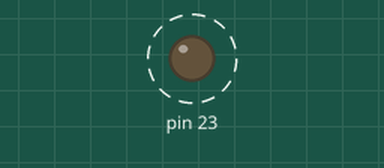
Simulated run of this sketch. Board: Arduino Uno, built with avr-gcc and run on an emulated ATmega328P. Parts: output pins drawn as LEDs (lit = HIGH). Dashed ring = blinking.

Above: at 0.05 s.
Timing chart, 0 to 3.0 s (numbered marks = the images above):
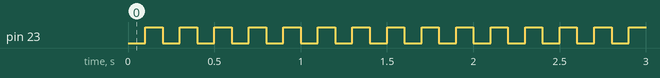

Measured:
- by itself, pin 23: alternates HIGH for 0.10 s and LOW for 0.10 s

The sketch:

Swamp_Cooler_DCMotor_Setup.ino
```cpp
#include <Arduino.h>
//Port B Registers
unsigned char* port_b = (unsigned char*) 0x25;
unsigned char* ddr_b = (unsigned char*) 0x24;


void setup()
{
  Serial.begin(9600);
  //DC Motor Setup
  //Sets PB7 to output
  *ddr_b |= 0x01 << 7;
}

void loop()
{
  delay(100);
  *port_b |= (0x01 << 7);
  delay(100);
  *port_b &= ~(0x01 << 7);
}
```
